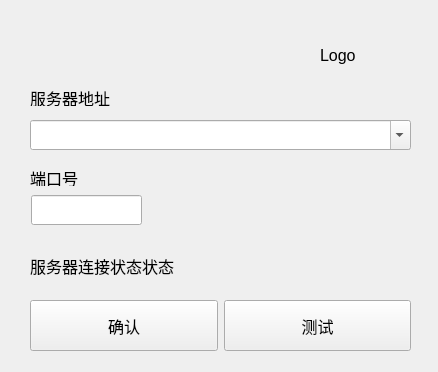
<?xml version="1.0" encoding="UTF-8"?>
<ui version="4.0">
 <class>Form</class>
 <widget class="QWidget" name="Form">
  <property name="geometry">
   <rect>
    <x>0</x>
    <y>0</y>
    <width>438</width>
    <height>372</height>
   </rect>
  </property>
  <property name="minimumSize">
   <size>
    <width>438</width>
    <height>372</height>
   </size>
  </property>
  <property name="maximumSize">
   <size>
    <width>438</width>
    <height>372</height>
   </size>
  </property>
  <property name="windowTitle">
   <string>Form</string>
  </property>
  <property name="styleSheet">
   <string notr="true">QWidget{
	font-size:16px;
}</string>
  </property>
  <widget class="QComboBox" name="db_panel_server_cb">
   <property name="geometry">
    <rect>
     <x>30</x>
     <y>120</y>
     <width>381</width>
     <height>30</height>
    </rect>
   </property>
   <property name="minimumSize">
    <size>
     <width>0</width>
     <height>30</height>
    </size>
   </property>
   <property name="editable">
    <bool>true</bool>
   </property>
   <property name="currentText">
    <string/>
   </property>
  </widget>
  <widget class="QLabel" name="db_panel_server_lab_2">
   <property name="geometry">
    <rect>
     <x>30</x>
     <y>90</y>
     <width>381</width>
     <height>16</height>
    </rect>
   </property>
   <property name="sizePolicy">
    <sizepolicy hsizetype="Expanding" vsizetype="Preferred">
     <horstretch>0</horstretch>
     <verstretch>0</verstretch>
    </sizepolicy>
   </property>
   <property name="text">
    <string>服务器地址</string>
   </property>
  </widget>
  <widget class="QLabel" name="db_panel_port_lab">
   <property name="geometry">
    <rect>
     <x>30</x>
     <y>170</y>
     <width>381</width>
     <height>16</height>
    </rect>
   </property>
   <property name="sizePolicy">
    <sizepolicy hsizetype="Expanding" vsizetype="Preferred">
     <horstretch>0</horstretch>
     <verstretch>0</verstretch>
    </sizepolicy>
   </property>
   <property name="locale">
    <locale language="Chinese" country="China"/>
   </property>
   <property name="text">
    <string>端口号</string>
   </property>
  </widget>
  <widget class="QLineEdit" name="db_panel_port_le">
   <property name="geometry">
    <rect>
     <x>31</x>
     <y>195</y>
     <width>111</width>
     <height>30</height>
    </rect>
   </property>
   <property name="minimumSize">
    <size>
     <width>60</width>
     <height>30</height>
    </size>
   </property>
   <property name="text">
    <string/>
   </property>
  </widget>
  <widget class="QWidget" name="layoutWidget">
   <property name="geometry">
    <rect>
     <x>30</x>
     <y>300</y>
     <width>381</width>
     <height>51</height>
    </rect>
   </property>
   <layout class="QHBoxLayout" name="horizontalLayout">
    <item>
     <widget class="QPushButton" name="db_panel_yes_btn">
      <property name="sizePolicy">
       <sizepolicy hsizetype="Minimum" vsizetype="Expanding">
        <horstretch>0</horstretch>
        <verstretch>0</verstretch>
       </sizepolicy>
      </property>
      <property name="text">
       <string>确认</string>
      </property>
     </widget>
    </item>
    <item>
     <widget class="QPushButton" name="db_panel_test_btn">
      <property name="sizePolicy">
       <sizepolicy hsizetype="Minimum" vsizetype="Expanding">
        <horstretch>0</horstretch>
        <verstretch>0</verstretch>
       </sizepolicy>
      </property>
      <property name="text">
       <string>测试</string>
      </property>
     </widget>
    </item>
   </layout>
  </widget>
  <widget class="QLabel" name="db_panel_logo_lab">
   <property name="geometry">
    <rect>
     <x>320</x>
     <y>20</y>
     <width>81</width>
     <height>71</height>
    </rect>
   </property>
   <property name="minimumSize">
    <size>
     <width>50</width>
     <height>50</height>
    </size>
   </property>
   <property name="text">
    <string>Logo</string>
   </property>
  </widget>
  <widget class="QWidget" name="layoutWidget">
   <property name="geometry">
    <rect>
     <x>30</x>
     <y>250</y>
     <width>381</width>
     <height>32</height>
    </rect>
   </property>
   <layout class="QHBoxLayout" name="horizontalLayout_2">
    <item>
     <widget class="QLabel" name="db_panel_info_lab">
      <property name="text">
       <string>服务器连接状态状态</string>
      </property>
     </widget>
    </item>
    <item>
     <spacer name="horizontalSpacer">
      <property name="orientation">
       <enum>Qt::Horizontal</enum>
      </property>
      <property name="sizeHint" stdset="0">
       <size>
        <width>40</width>
        <height>20</height>
       </size>
      </property>
     </spacer>
    </item>
    <item>
     <widget class="QLabel" name="db_panel_conn_lab">
      <property name="minimumSize">
       <size>
        <width>60</width>
        <height>30</height>
       </size>
      </property>
      <property name="maximumSize">
       <size>
        <width>30</width>
        <height>30</height>
       </size>
      </property>
      <property name="text">
       <string/>
      </property>
      <property name="alignment">
       <set>Qt::AlignCenter</set>
      </property>
     </widget>
    </item>
    <item>
     <spacer name="horizontalSpacer_2">
      <property name="orientation">
       <enum>Qt::Horizontal</enum>
      </property>
      <property name="sizeHint" stdset="0">
       <size>
        <width>40</width>
        <height>20</height>
       </size>
      </property>
     </spacer>
    </item>
   </layout>
  </widget>
 </widget>
 <resources/>
 <connections>
  <connection>
   <sender>db_panel_yes_btn</sender>
   <signal>clicked()</signal>
   <receiver>Form</receiver>
   <slot>db_connect()</slot>
   <hints>
    <hint type="sourcelabel">
     <x>141</x>
     <y>303</y>
    </hint>
    <hint type="destinationlabel">
     <x>146</x>
     <y>365</y>
    </hint>
   </hints>
  </connection>
  <connection>
   <sender>db_panel_test_btn</sender>
   <signal>clicked()</signal>
   <receiver>Form</receiver>
   <slot>db_test()</slot>
   <hints>
    <hint type="sourcelabel">
     <x>409</x>
     <y>349</y>
    </hint>
    <hint type="destinationlabel">
     <x>437</x>
     <y>290</y>
    </hint>
   </hints>
  </connection>
  <connection>
   <sender>db_panel_server_cb</sender>
   <signal>currentTextChanged(QString)</signal>
   <receiver>Form</receiver>
   <slot>server_changed()</slot>
   <hints>
    <hint type="sourcelabel">
     <x>115</x>
     <y>128</y>
    </hint>
    <hint type="destinationlabel">
     <x>170</x>
     <y>46</y>
    </hint>
   </hints>
  </connection>
  <connection>
   <sender>db_panel_port_le</sender>
   <signal>textChanged(QString)</signal>
   <receiver>Form</receiver>
   <slot>port_changed()</slot>
   <hints>
    <hint type="sourcelabel">
     <x>74</x>
     <y>202</y>
    </hint>
    <hint type="destinationlabel">
     <x>222</x>
     <y>194</y>
    </hint>
   </hints>
  </connection>
 </connections>
 <slots>
  <slot>db_connect()</slot>
  <slot>db_test()</slot>
  <slot>server_changed()</slot>
  <slot>port_changed()</slot>
 </slots>
</ui>
